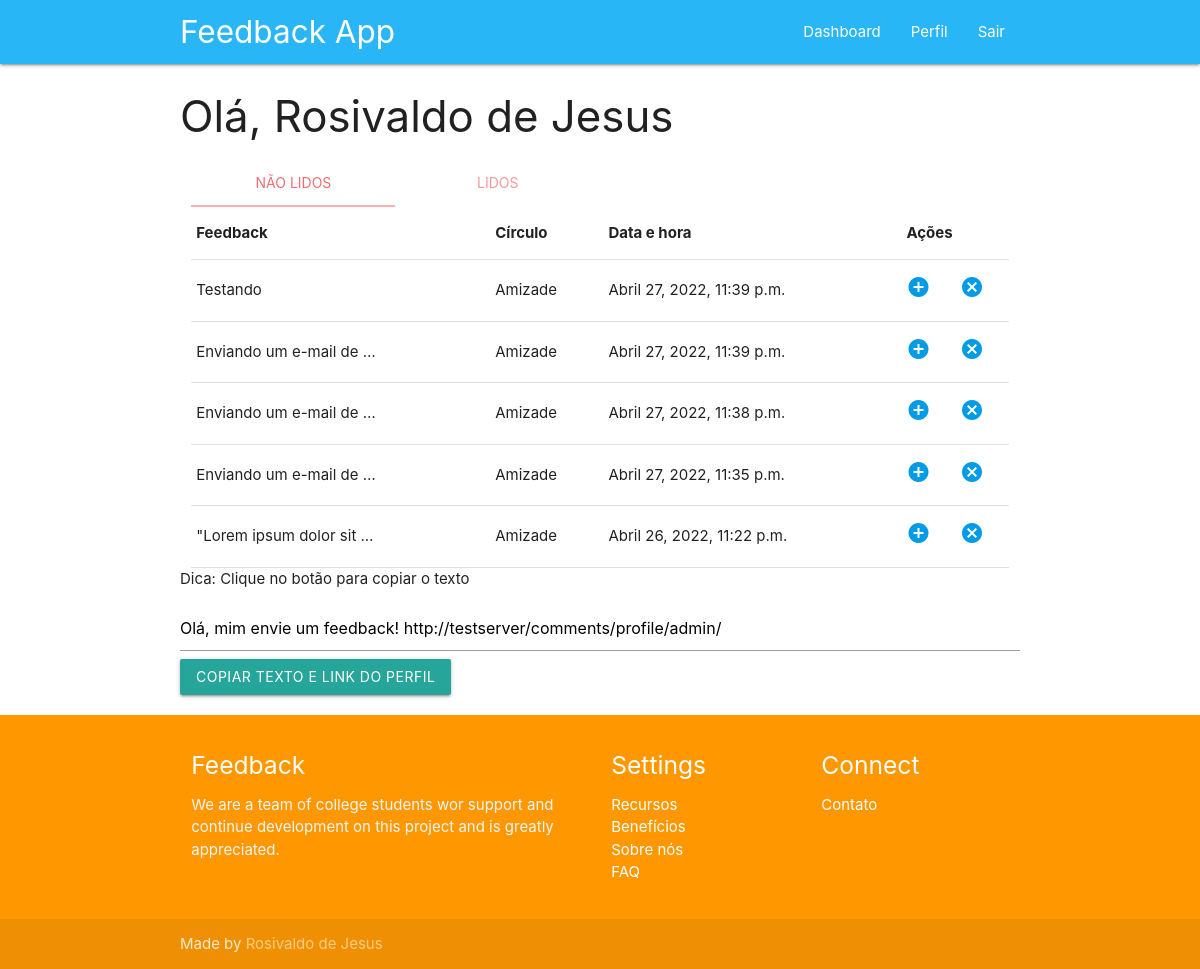
The app's page /contas/dashboard/ (signed in) with its own data.
### comments/models.py (models this page shows, shortened)
class Comment(models.Model):
    user = models.ForeignKey(User, on_delete=models.CASCADE, verbose_name= _('Usuário'))
    comment = models.TextField(_('Comentário'))
    circle = models.ForeignKey(Circle, on_delete=models.CASCADE, verbose_name= _('Círculo'))
    created_at = models.DateTimeField(_('Criado'), auto_now_add=True)
    read = models.BooleanField(_('Lido?'), default=False)
    class Meta:
        ordering = ['id']
        verbose_name = _('Comentário')
        verbose_name_plural = _('Comentários')

class Circle(models.Model):
    name = models.CharField(_('Nome'), max_length=50)
    class Meta:
        ordering = ['id']
        verbose_name = _('Círculo')
        verbose_name_plural = _('Círculos')
    def __str__(self) -> str:
        return self.name

### accounts/views.py (the view)
# urls.py: path('dashboard/', views.dashboard, name='dashboard'),
@login_required
def dashboard(request):
    template_name = 'accounts/dashboard.html'
    comments_unread = Comment.objects.filter(read=False, user=request.user).order_by('-id')
    comments_read = Comment.objects.filter(read=True, user=request.user).order_by('-id')
    context = {
        'comments_unread': comments_unread,
        'comments_read': comments_read,
    }
    return render(request, template_name, context)

### accounts/templates/accounts/dashboard.html (shortened to what this page needs)
{% extends 'base.html' %}
{% load widget_tweaks %}
{% block body %}
<h3>Olá, {{ request.user.get_full_name }}</h3>
    <div class="row">
        <div class="col s12">
          <ul class="tabs">
            <li class="tab col s3"><a href="#unread">Não lidos</a></li>
            <li class="tab col s3"><a href="#read">Lidos</a></li>
          </ul>
        </div>
        <div id="unread" class="col s12">
            <table class="highlight responsive-table">
                <thead>
                    <tr>
                        <th>Feedback</th>
                        <th>Círculo</th>
                        <th>Data e hora</th>
                        <th colspan="2">Ações</th>
                    </tr>
                </thead>
                <tbody>
                    {% for c in comments_unread %}
                    <tr>
                        <td>{{ c.comment|truncatewords:4 }}</td>
                        <td>{{ c.circle }}</td>
                        <td>{{ c.created_at }}</td>
                        <td><a href="{% url 'comments:comments_details' c.id %}"><i class="material-icons">add_circle</i></a></td>
                        <td><a href="{% url 'comments:comment_delete' c.id %}"><i class="material-icons">cancel</i></a></td>
                    </tr>
                    {% endfor %}
                </tbody>
            </table>
        </div>
        <p>
            Dica: Clique no botão para copiar o texto
        </p>
        <input type="text" readonly id="profile" value="Olá, mim envie um feedback! {{ request.scheme }}://{{ request.get_host }}{% url 'comments:get_user_profile_or_add_comment' request.user %}">
        <button data-clipboard-target="#profile" class="btn waves-effect waves-light btn-copy-profile">Copiar texto e link do perfil</button>
      </div>
{% endblock %}

### templates/base.html (shortened to what this page needs)
{% load static %}
<!DOCTYPE html>
<html lang="en">
<head>
  <link href="{% static 'css/materialize.css' %}" type="text/css" rel="stylesheet" media="screen,projection"/>
  <link href="{% static 'css/style.css' %}" type="text/css" rel="stylesheet" media="screen,projection"/>
</head>
<body>
  <nav class="light-blue lighten-1" role="navigation">
    <div class="nav-wrapper container"><a id="logo-container" href="/" class="brand-logo">Feedback App</a>
      <ul class="right hide-on-med-and-down">
      {% if user.is_authenticated %}
        <li><a href="{% url 'accounts:dashboard' %}">Dashboard</a></li>
        <li><a href="{% url 'accounts:create_profile' %}">Perfil</a></li>
        <li><a href="{% url 'accounts:user_logout' %}">Sair</a></li>
      {% else %}
        <li><a href="{% url 'accounts:add_user' %}">Criar conta</a></li>
        <li><a href="{% url 'accounts:user_login' %}">Login</a></li>
      {% endif  %}
      </ul>
    </div>
  </nav>
  <div class="container">
  {% block body %}
  {% endblock %}
</div>
  <footer class="page-footer orange">
    <div class="container">
      <div class="row">
        <div class="col l6 s12">
          <h5 class="white-text">Feedback</h5>
          <p class="grey-text text-lighten-4">
            We are a team of college students wor
            support and continue development on this project and is greatly appreciated.
          </p>
        </div>
        <div class="col l3 s12">
          <h5 class="white-text">Settings</h5>
          <ul>
            <li><a class="white-text" href="#!">Recursos</a></li>
            <li><a class="white-text" href="#!">Benefícios</a></li>
            <li><a class="white-text" href="#!">Sobre nós</a></li>
            <li><a class="white-text" href="#!">FAQ</a></li>
          </ul>
        </div>
        <div class="col l3 s12">
          <h5 class="white-text">Connect</h5>
          <ul>
            <li><a class="white-text" href="#!">Contato</a></li>
          </ul>
        </div>
      </div>
    </div>
    <div class="footer-copyright">
      <div class="container">
      Made by <a class="orange-text text-lighten-3" href="http://materializecss.com">Rosivaldo de Jesus</a>
      </div>
    </div>
  </footer>
  </body>
</html>

### records on screen
Comment: comment "Testando", circle "Amizade", created_at "Abril 27, 2022, 11:39 p.m."
Comment: comment "Enviando um e-mail de …", circle "Amizade", created_at "Abril 27, 2022, 11:39 p.m."
Comment: comment "Enviando um e-mail de …", circle "Amizade", created_at "Abril 27, 2022, 11:38 p.m."
Comment: comment "Enviando um e-mail de …", circle "Amizade", created_at "Abril 27, 2022, 11:35 p.m."
Comment: comment "\"Lorem ipsum dolor sit …", circle "Amizade", created_at "Abril 26, 2022, 11:22 p.m."

### other values on screen
{{ request.user.get_full_name }} "Rosivaldo de Jesus"
